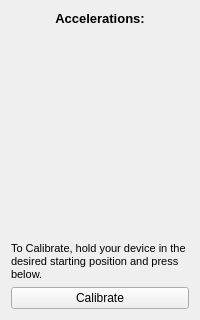
<?xml version="1.0" encoding="UTF-8"?>
<ui version="4.0">
 <class>MainWindow</class>
 <widget class="QMainWindow" name="MainWindow">
  <property name="geometry">
   <rect>
    <x>0</x>
    <y>0</y>
    <width>200</width>
    <height>320</height>
   </rect>
  </property>
  <property name="windowTitle">
   <string>Accelerations</string>
  </property>
  <widget class="QWidget" name="centralWidget">
   <layout class="QVBoxLayout" name="verticalLayout_2">
    <item>
     <layout class="QVBoxLayout" name="verticalLayout">
      <item>
       <widget class="QLabel" name="accLabel">
        <property name="text">
         <string>&lt;!DOCTYPE HTML PUBLIC &quot;-//W3C//DTD HTML 4.0//EN&quot; &quot;http://www.w3.org/TR/REC-html40/strict.dtd&quot;&gt;
&lt;html&gt;&lt;head&gt;&lt;meta name=&quot;qrichtext&quot; content=&quot;1&quot; /&gt;&lt;style type=&quot;text/css&quot;&gt;
p, li { white-space: pre-wrap; }
&lt;/style&gt;&lt;/head&gt;&lt;body style=&quot; font-family:'MS Shell Dlg 2'; font-size:8.25pt; font-weight:400; font-style:normal;&quot;&gt;
&lt;p align=&quot;center&quot; style=&quot; margin-top:0px; margin-bottom:0px; margin-left:0px; margin-right:0px; -qt-block-indent:0; text-indent:0px;&quot;&gt;&lt;span style=&quot; font-size:10pt; font-weight:600;&quot;&gt;Accelerations:&lt;/span&gt;&lt;/p&gt;&lt;/body&gt;&lt;/html&gt;</string>
        </property>
       </widget>
      </item>
      <item>
       <widget class="QLabel" name="xLabel">
        <property name="text">
         <string/>
        </property>
       </widget>
      </item>
      <item>
       <widget class="QLabel" name="yLabel">
        <property name="text">
         <string/>
        </property>
       </widget>
      </item>
      <item>
       <widget class="QLabel" name="zLabel">
        <property name="text">
         <string/>
        </property>
       </widget>
      </item>
     </layout>
    </item>
    <item>
     <spacer name="verticalSpacer">
      <property name="orientation">
       <enum>Qt::Vertical</enum>
      </property>
      <property name="sizeHint" stdset="0">
       <size>
        <width>20</width>
        <height>40</height>
       </size>
      </property>
     </spacer>
    </item>
    <item>
     <widget class="QLabel" name="calLabel">
      <property name="sizePolicy">
       <sizepolicy hsizetype="Preferred" vsizetype="Preferred">
        <horstretch>0</horstretch>
        <verstretch>0</verstretch>
       </sizepolicy>
      </property>
      <property name="minimumSize">
       <size>
        <width>0</width>
        <height>0</height>
       </size>
      </property>
      <property name="maximumSize">
       <size>
        <width>16777215</width>
        <height>16777215</height>
       </size>
      </property>
      <property name="layoutDirection">
       <enum>Qt::LeftToRight</enum>
      </property>
      <property name="text">
       <string>&lt;!DOCTYPE HTML PUBLIC &quot;-//W3C//DTD HTML 4.0//EN&quot; &quot;http://www.w3.org/TR/REC-html40/strict.dtd&quot;&gt;
&lt;html&gt;&lt;head&gt;&lt;meta name=&quot;qrichtext&quot; content=&quot;1&quot; /&gt;&lt;style type=&quot;text/css&quot;&gt;
p, li { white-space: pre-wrap; }
&lt;/style&gt;&lt;/head&gt;&lt;body style=&quot; font-family:'MS Shell Dlg 2'; font-size:8.25pt; font-weight:400; font-style:normal;&quot;&gt;
&lt;p style=&quot; margin-top:0px; margin-bottom:0px; margin-left:0px; margin-right:0px; -qt-block-indent:0; text-indent:0px;&quot;&gt;&lt;span style=&quot; font-size:8pt;&quot;&gt;To Calibrate, hold your device in the desired starting position and press below.&lt;/span&gt;&lt;/p&gt;&lt;/body&gt;&lt;/html&gt;</string>
      </property>
      <property name="scaledContents">
       <bool>true</bool>
      </property>
      <property name="wordWrap">
       <bool>true</bool>
      </property>
     </widget>
    </item>
    <item>
     <widget class="QPushButton" name="calButton">
      <property name="text">
       <string>Calibrate</string>
      </property>
     </widget>
    </item>
   </layout>
  </widget>
  <widget class="QMenuBar" name="menuBar">
   <property name="geometry">
    <rect>
     <x>0</x>
     <y>0</y>
     <width>200</width>
     <height>21</height>
    </rect>
   </property>
  </widget>
 </widget>
 <layoutdefault spacing="6" margin="11"/>
 <resources/>
 <connections>
  <connection>
   <sender>calButton</sender>
   <signal>clicked()</signal>
   <receiver>MainWindow</receiver>
   <slot>calibrateXYZ()</slot>
   <hints>
    <hint type="sourcelabel">
     <x>131</x>
     <y>296</y>
    </hint>
    <hint type="destinationlabel">
     <x>124</x>
     <y>221</y>
    </hint>
   </hints>
  </connection>
 </connections>
 <slots>
  <slot>calibrateXYZ()</slot>
 </slots>
</ui>
